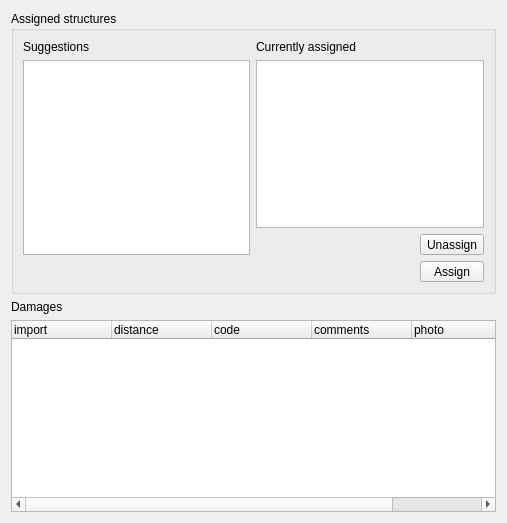
<?xml version="1.0" encoding="UTF-8"?>
<ui version="4.0">
 <class>Form</class>
 <widget class="QWidget" name="Form">
  <property name="geometry">
   <rect>
    <x>0</x>
    <y>0</y>
    <width>507</width>
    <height>523</height>
   </rect>
  </property>
  <property name="windowTitle">
   <string>Form</string>
  </property>
  <layout class="QVBoxLayout" name="verticalLayout">
   <item>
    <widget class="QGroupBox" name="groupBox">
     <property name="title">
      <string>Assigned structures</string>
     </property>
     <layout class="QGridLayout" name="gridLayout">
      <item row="4" column="0" colspan="3">
       <widget class="FeatureSelectorWidget" name="selectorWidget" native="true"/>
      </item>
      <item row="4" column="3">
       <widget class="QToolButton" name="assignButton">
        <property name="sizePolicy">
         <sizepolicy hsizetype="Minimum" vsizetype="Fixed">
          <horstretch>0</horstretch>
          <verstretch>0</verstretch>
         </sizepolicy>
        </property>
        <property name="text">
         <string>Assign</string>
        </property>
       </widget>
      </item>
      <item row="0" column="1">
       <widget class="QLabel" name="label_2">
        <property name="text">
         <string>Currently assigned</string>
        </property>
       </widget>
      </item>
      <item row="0" column="0">
       <widget class="QLabel" name="label_3">
        <property name="text">
         <string>Suggestions</string>
        </property>
       </widget>
      </item>
      <item row="1" column="0" rowspan="3">
       <widget class="QListWidget" name="suggestedListWidget">
        <property name="sizePolicy">
         <sizepolicy hsizetype="Expanding" vsizetype="Preferred">
          <horstretch>0</horstretch>
          <verstretch>0</verstretch>
         </sizepolicy>
        </property>
       </widget>
      </item>
      <item row="1" column="1" rowspan="2" colspan="3">
       <widget class="QListWidget" name="assignedWidget">
        <property name="sizePolicy">
         <sizepolicy hsizetype="Expanding" vsizetype="Preferred">
          <horstretch>0</horstretch>
          <verstretch>1</verstretch>
         </sizepolicy>
        </property>
       </widget>
      </item>
      <item row="3" column="3">
       <widget class="QToolButton" name="unassignButton">
        <property name="text">
         <string>Unassign</string>
        </property>
       </widget>
      </item>
     </layout>
    </widget>
   </item>
   <item>
    <widget class="QLabel" name="label_4">
     <property name="text">
      <string>Damages</string>
     </property>
    </widget>
   </item>
   <item>
    <widget class="QTreeWidget" name="damagesTreeWidget">
     <property name="sizePolicy">
      <sizepolicy hsizetype="Expanding" vsizetype="MinimumExpanding">
       <horstretch>0</horstretch>
       <verstretch>1</verstretch>
      </sizepolicy>
     </property>
     <property name="rootIsDecorated">
      <bool>false</bool>
     </property>
     <column>
      <property name="text">
       <string>import</string>
      </property>
     </column>
     <column>
      <property name="text">
       <string>distance</string>
      </property>
     </column>
     <column>
      <property name="text">
       <string>code</string>
      </property>
     </column>
     <column>
      <property name="text">
       <string>comments</string>
      </property>
     </column>
     <column>
      <property name="text">
       <string>photo</string>
      </property>
     </column>
     <column>
      <property name="text">
       <string>rate</string>
      </property>
     </column>
    </widget>
   </item>
  </layout>
 </widget>
 <customwidgets>
  <customwidget>
   <class>FeatureSelectorWidget</class>
   <extends>QWidget</extends>
   <header location="global">qgepplugin.interlis.plugin.featureselectorwidget</header>
   <container>1</container>
  </customwidget>
 </customwidgets>
 <resources/>
 <connections/>
</ui>
